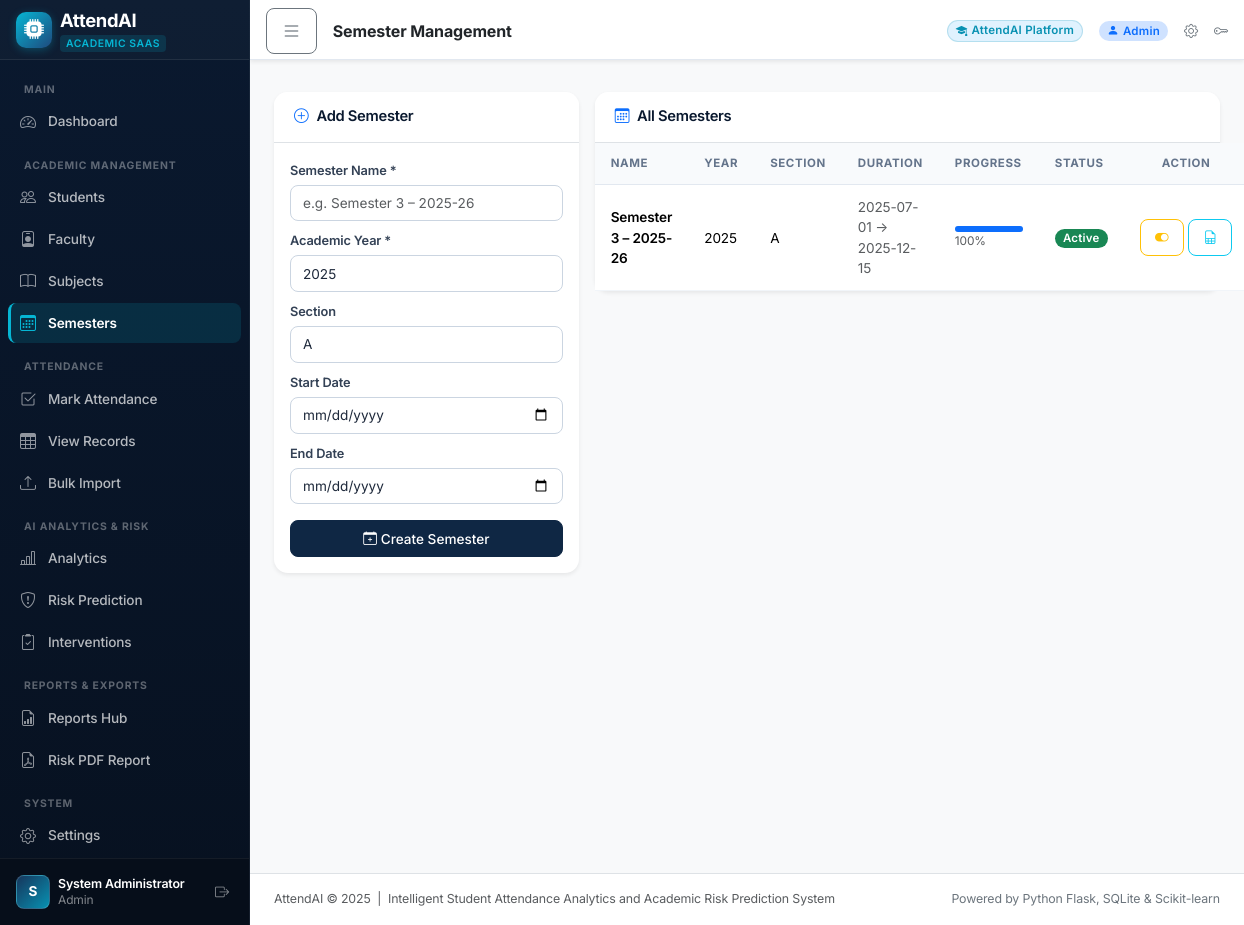
Page /admin/semesters (signed in) on the committed database.
### database/models.py (models this page shows, shortened)
class Faculty(db.Model):
    __tablename__ = "faculty"
    id          = db.Column(db.Integer, primary_key=True)
    user_id     = db.Column(db.Integer, db.ForeignKey("users.id", ondelete="CASCADE"), nullable=False, unique=True)
    name        = db.Column(db.String(128), nullable=False)
    department  = db.Column(db.String(100), default="Computer Science")
    employee_id = db.Column(db.String(50), unique=True, index=True)
    phone       = db.Column(db.String(20))
    user          = db.relationship("User", back_populates="faculty_profile")
    subjects      = db.relationship("Subject", back_populates="faculty", lazy="dynamic")
    interventions = db.relationship("Intervention", back_populates="faculty", lazy="dynamic")

class User(UserMixin, db.Model):
    __tablename__ = "users"
    id            = db.Column(db.Integer, primary_key=True)
    username      = db.Column(db.String(64), unique=True, nullable=False, index=True)
    email         = db.Column(db.String(120), unique=True, nullable=False)
    password_hash = db.Column(db.String(256), nullable=False)
    role          = db.Column(db.String(20), nullable=False, default="faculty")
    is_active     = db.Column(db.Boolean, default=True)
    created_at    = db.Column(db.DateTime, default=datetime.utcnow)
    faculty_profile = db.relationship(
        "Faculty",
        back_populates="user",
        uselist=False,
        cascade="all, delete-orphan"
    )
    marked_attendances = db.relationship(
        "AttendanceRecord",
        foreign_keys="AttendanceRecord.marked_by",
        back_populates="marker"
    )
    attendance_corrections = db.relationship(
        "AttendanceEditHistory",
        foreign_keys="AttendanceEditHistory.edited_by",
        back_populates="editor"
    )
    @property
    def is_admin(self) -> bool:
        return self.role == "admin"
    @property
    def display_name(self) -> str:
        if self.faculty_profile:
            return self.faculty_profile.name
        return self.username

class Semester(db.Model):
    __tablename__ = "semesters"
    id         = db.Column(db.Integer, primary_key=True)
    name       = db.Column(db.String(100), nullable=False, unique=True)   # e.g. "Semester 3 – 2025-26"
    year       = db.Column(db.Integer, nullable=False)
    section    = db.Column(db.String(10), default="A")
    start_date = db.Column(db.Date)
    end_date   = db.Column(db.Date)
    is_active  = db.Column(db.Boolean, default=True)
    students    = db.relationship("Student", back_populates="semester", lazy="dynamic")
    subjects    = db.relationship("Subject",  back_populates="semester", lazy="dynamic", cascade="all, delete-orphan")
    predictions = db.relationship("PredictionHistory", back_populates="semester", lazy="dynamic", cascade="all, delete-orphan")
    @property
    def progress(self) -> float:
        if not self.start_date or not self.end_date:
            return 0.0
        today = date.today()
        total = (self.end_date - self.start_date).days or 1
        elapsed = (today - self.start_date).days
        return max(0.0, min(1.0, elapsed / total))

### routes/admin.py (the view)
@admin_bp.route("/semesters")
@admin_required
def semesters():
    all_semesters = Semester.query.order_by(Semester.year.desc(), Semester.name).all()
    return render_template("admin/semesters.html", semesters=all_semesters)

### templates/admin/semesters.html (shortened to what this page needs)
{% extends "base.html" %}
{% block page_title %}Semester Management{% endblock %}
{% block content %}
<div class="row g-3">
  <div class="col-lg-4">
    <div class="card border-0 shadow-sm">
      <div class="card-header bg-white border-bottom">
        <h6 class="mb-0 fw-semibold"><i class="bi bi-plus-circle me-2 text-primary"></i>Add Semester</h6>
      </div>
      <div class="card-body">
        <form method="POST" action="{{ url_for('admin.add_semester') }}">
          <div class="mb-2">
            <label class="form-label small fw-semibold">Semester Name *</label>
            <input type="text" name="name" class="form-control form-control-sm"
                   placeholder="e.g. Semester 3 – 2025-26" required />
          </div>
          <div class="mb-2">
            <label class="form-label small fw-semibold">Academic Year *</label>
            <input type="number" name="year" class="form-control form-control-sm"
                   value="2025" min="2020" max="2035" required />
          </div>
          <div class="mb-2">
            <label class="form-label small fw-semibold">Section</label>
            <input type="text" name="section" class="form-control form-control-sm" value="A" maxlength="5" />
          </div>
          <div class="mb-2">
            <label class="form-label small fw-semibold">Start Date</label>
            <input type="date" name="start_date" class="form-control form-control-sm" />
          </div>
          <div class="mb-3">
            <label class="form-label small fw-semibold">End Date</label>
            <input type="date" name="end_date" class="form-control form-control-sm" />
          </div>
          <button class="btn btn-primary btn-sm w-100">
            <i class="bi bi-calendar-plus me-1"></i>Create Semester
          </button>
        </form>
      </div>
    </div>
  </div>
  <div class="col-lg-8">
    <div class="card border-0 shadow-sm">
      <div class="card-header bg-white border-bottom">
        <h6 class="mb-0 fw-semibold"><i class="bi bi-calendar3 me-2 text-primary"></i>All Semesters</h6>
      </div>
      <div class="card-body p-0">
        <table class="table table-hover mb-0 align-middle">
          <thead class="table-light">
            <tr>
              <th class="ps-3">Name</th>
              <th>Year</th>
              <th>Section</th>
              <th>Duration</th>
              <th>Progress</th>
              <th>Status</th>
              <th class="text-center">Action</th>
            </tr>
          </thead>
          <tbody>
            {% for sem in semesters %}
            <tr>
              <td class="ps-3 fw-semibold">{{ sem.name }}</td>
              <td>{{ sem.year }}</td>
              <td>{{ sem.section }}</td>
              <td class="small text-muted">
                {{ sem.start_date or '—' }} → {{ sem.end_date or '—' }}
              </td>
              <td style="min-width:100px;">
                <div class="progress" style="height:6px;">
                  <div class="progress-bar bg-primary" style="width:{{ (sem.progress * 100)|round|int }}%"></div>
                </div>
                <div class="small text-muted">{{ (sem.progress * 100)|round|int }}%</div>
              </td>
              <td>
                <span class="badge {% if sem.is_active %}bg-success{% else %}bg-secondary{% endif %}">
                  {{ 'Active' if sem.is_active else 'Inactive' }}
                </span>
              </td>
              <td class="text-center">
                <div class="d-flex gap-1 justify-content-center">
                  <form method="POST" action="{{ url_for('admin.toggle_semester', sem_id=sem.id) }}">
                    <button class="btn btn-sm {% if sem.is_active %}btn-outline-warning{% else %}btn-outline-success{% endif %}"
                            title="{{ 'Deactivate' if sem.is_active else 'Activate' }}">
                      <i class="bi {% if sem.is_active %}bi-toggle-on{% else %}bi-toggle-off{% endif %}"></i>
                    </button>
                  </form>
                  <a href="{{ url_for('reports.excel_semester', semester_id=sem.id) }}"
                     class="btn btn-sm btn-outline-info" title="Export Excel">
                    <i class="bi bi-file-earmark-spreadsheet"></i>
                  </a>
                </div>
              </td>
            </tr>
            {% else %}
            <tr><td colspan="7" class="text-center text-muted py-4">No semesters found.</td></tr>
            {% endfor %}
          </tbody>
        </table>
      </div>
    </div>
  </div>
</div>
{% endblock %}

### templates/base.html (shortened to what this page needs)
<!DOCTYPE html>
<html lang="en">
<head>
  <link href="https://cdn.jsdelivr.net/npm/bootstrap@5.3.3/dist/css/bootstrap.min.css" rel="stylesheet" />
  <link href="https://cdn.jsdelivr.net/npm/bootstrap-icons@1.11.3/font/bootstrap-icons.css" rel="stylesheet" />
  <link href="{{ url_for('static', filename='css/custom.css') }}" rel="stylesheet" />
</head>
<body class="bg-light">
<div class="d-flex" id="wrapper">
  <nav id="sidebar" class="sidebar d-flex flex-column p-0">
    <div class="sidebar-brand d-flex align-items-center px-3">
      <div class="d-flex align-items-center gap-2">
        <div class="sidebar-brand-icon">
          <i class="bi bi-cpu-fill text-white fs-5"></i>
        </div>
        <div>
          <div class="sidebar-brand-text">AttendAI</div>
          <div class="sidebar-brand-tag">Academic SaaS</div>
        </div>
      </div>
    </div>
    <ul class="nav flex-column px-2 flex-grow-1 overflow-y-auto mt-2">
      <li class="nav-item">
        <span class="sidebar-label text-uppercase px-3">Main</span>
      </li>
      <li class="nav-item">
        {% if current_user.is_authenticated and current_user.is_admin %}
        <a class="nav-link {% if request.endpoint == 'admin.dashboard' %}active{% endif %}"
           href="{{ url_for('admin.dashboard') }}">
          <i class="bi bi-speedometer2 me-2"></i><span>Dashboard</span>
        </a>
        {% elif current_user.is_authenticated %}
        <a class="nav-link {% if request.endpoint == 'faculty.dashboard' %}active{% endif %}"
           href="{{ url_for('faculty.dashboard') }}">
          <i class="bi bi-speedometer2 me-2"></i><span>Dashboard</span>
        </a>
        {% endif %}
      </li>
      <li class="nav-item">
        <span class="sidebar-label text-uppercase px-3">Academic Management</span>
      </li>
      <li class="nav-item">
        <a class="nav-link {% if request.endpoint in ('admin.students', 'faculty.students') %}active{% endif %}"
           href="{{ url_for('admin.students') }}">
          <i class="bi bi-people me-2"></i><span>Students</span>
        </a>
      </li>
      {% if current_user.is_authenticated and current_user.is_admin %}
      <li class="nav-item">
        <a class="nav-link {% if request.endpoint == 'admin.faculty' %}active{% endif %}"
           href="{{ url_for('admin.faculty') }}">
          <i class="bi bi-person-badge me-2"></i><span>Faculty</span>
        </a>
      </li>
      <li class="nav-item">
        <a class="nav-link {% if request.endpoint == 'admin.subjects' %}active{% endif %}"
           href="{{ url_for('admin.subjects') }}">
          <i class="bi bi-book me-2"></i><span>Subjects</span>
        </a>
      </li>
      <li class="nav-item">
        <a class="nav-link {% if request.endpoint == 'admin.semesters' %}active{% endif %}"
           href="{{ url_for('admin.semesters') }}">
          <i class="bi bi-calendar3 me-2"></i><span>Semesters</span>
        </a>
      </li>
      {% endif %}
      <li class="nav-item">
        <span class="sidebar-label text-uppercase px-3">Attendance</span>
      </li>
      <li class="nav-item">
        <a class="nav-link {% if request.endpoint == 'attendance.mark' %}active{% endif %}"
           href="{{ url_for('attendance.mark') }}">
          <i class="bi bi-check2-square me-2"></i><span>Mark Attendance</span>
        </a>
      </li>
      <li class="nav-item">
        <a class="nav-link {% if request.endpoint == 'attendance.view' %}active{% endif %}"
           href="{{ url_for('attendance.view') }}">
          <i class="bi bi-table me-2"></i><span>View Records</span>
        </a>
      </li>
      <li class="nav-item">
        <a class="nav-link {% if request.endpoint == 'attendance.bulk_import' %}active{% endif %}"
           href="{{ url_for('attendance.bulk_import') }}">
          <i class="bi bi-upload me-2"></i><span>Bulk Import</span>
        </a>
      </li>
      <li class="nav-item">
        <span class="sidebar-label text-uppercase px-3">AI Analytics &amp; Risk</span>
      </li>
      <li class="nav-item">
        <a class="nav-link {% if request.endpoint == 'analytics.overview' %}active{% endif %}"
           href="{{ url_for('analytics.overview') }}">
          <i class="bi bi-bar-chart-line me-2"></i><span>Analytics</span>
        </a>
      </li>
      <li class="nav-item">
        <a class="nav-link {% if request.endpoint == 'analytics.risk_dashboard' %}active{% endif %}"
           href="{{ url_for('analytics.risk_dashboard') }}">
          <i class="bi bi-shield-exclamation me-2"></i><span>Risk Prediction</span>
        </a>
      </li>
      <li class="nav-item">
        <a class="nav-link {% if request.endpoint in ('analytics.interventions_list', 'faculty.interventions') %}active{% endif %}"
           href="{{ url_for('analytics.interventions_list') }}">
          <i class="bi bi-clipboard2-check me-2"></i><span>Interventions</span>
        </a>
      </li>
      <li class="nav-item">
        <span class="sidebar-label text-uppercase px-3">Reports &amp; Exports</span>
      </li>
      <li class="nav-item">
        <a class="nav-link {% if request.endpoint and request.endpoint.startswith('reports.') %}active{% endif %}"
           href="{{ url_for('reports.index') }}">
          <i class="bi bi-file-earmark-bar-graph me-2"></i><span>Reports Hub</span>
        </a>
      </li>
      <li class="nav-item">
        <a class="nav-link" href="{{ url_for('reports.pdf_risk') }}">
          <i class="bi bi-file-earmark-pdf me-2"></i><span>Risk PDF Report</span>
        </a>
      </li>
      <li class="nav-item">
        <span class="sidebar-label text-uppercase px-3">System</span>
      </li>
      <li class="nav-item">
        <a class="nav-link {% if request.endpoint in ('admin.settings', 'auth.settings') %}active{% endif %}"
           href="{{ url_for('auth.settings') }}">
          <i class="bi bi-gear me-2"></i><span>Settings</span>
        </a>
      </li>
    </ul>
    <div class="sidebar-footer px-3 py-3">
      {% if current_user.is_authenticated %}
      <div class="d-flex align-items-center gap-2">
        <div class="avatar-sm">{{ current_user.display_name[0] | upper }}</div>
        <div class="lh-sm overflow-hidden flex-grow-1">
          <div class="text-white fw-semibold text-truncate small">{{ current_user.display_name }}</div>
          <div class="text-white-50 text-truncate" style="font-size:0.75rem;">{{ current_user.role | capitalize }}</div>
        </div>
        <a href="{{ url_for('auth.logout') }}" class="text-white-50 link-light p-1" title="Sign Out">
          <i class="bi bi-box-arrow-right"></i>
        </a>
      </div>
      {% endif %}
    </div>
  </nav>
  <div id="page-content" class="flex-grow-1 d-flex flex-column min-vh-100">
    <nav class="navbar navbar-light bg-white px-3 py-2 topbar shadow-sm">
      <div class="d-flex align-items-center">
        <button class="btn btn-sm btn-outline-secondary" id="sidebarToggle" title="Toggle Navigation Sidebar">
          <i class="bi bi-list fs-5"></i>
        </button>
        <div class="ms-3">
          <span class="fw-bold text-dark fs-6 d-block lh-1">{% block page_title %}{% endblock %}</span>
        </div>
      </div>
      <div class="ms-auto d-flex align-items-center gap-3">
        <span class="badge badge-cyan d-none d-md-inline-flex align-items-center gap-1">
          <i class="bi bi-mortarboard-fill"></i> AttendAI Platform
        </span>
        <span class="badge bg-primary-subtle text-primary rounded-pill">
          {% if current_user.is_authenticated %}
            <i class="bi bi-person-fill me-1"></i>{{ current_user.role | capitalize }}
          {% endif %}
        </span>
        <a href="{{ url_for('auth.settings') }}" class="text-secondary" title="Settings">
          <i class="bi bi-gear"></i>
        </a>
        <a href="{{ url_for('auth.change_password') }}" class="text-secondary" title="Security & Password">
          <i class="bi bi-key"></i>
        </a>
      </div>
    </nav>
    <div class="px-4 pt-3">
    </div>
    <main class="flex-grow-1 px-4 py-3">
      {% block content %}{% endblock %}
    </main>
    <footer class="text-center py-3 text-muted small border-top bg-white mt-auto">
      <div class="container-fluid d-flex flex-wrap justify-content-between align-items-center px-4">
        <span>AttendAI &copy; {{ 2025 }} &nbsp;|&nbsp; Intelligent Student Attendance Analytics and Academic Risk Prediction System</span>
        <span class="text-secondary">Powered by Python Flask, SQLite &amp; Scikit-learn</span>
      </div>
    </footer>
  </div>
</div>
</body>
</html>

### rows in the picture
Faculty: name "S", display_name "System Administrator"
User: role "Admin"
Semester: name "Semester 3 – 2025-26", year "2025", section "A", start_date "2025-07-01", end_date "2025-12-15", (sem.progress*100)|round|int "100", is_active "Active"

### other values in the picture
{{ 2025 }} "2025"
